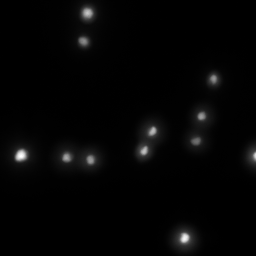
#> input picture _ess dense_GFP_projected.tif, 256 x 256 px
$ python 53_extract_tif_references_for_v6_editor.py '../_ess dense_GFP_projected.tif'
#> lines starting #> are read from the running program, lines starting #| are printed output that depends on the picture
#!/usr/bin/env python
"""Extract TIFF frames as reference PNGs for the v6 audit editor."""

from __future__ import annotations

import argparse
import csv
import re
import sys
from pathlib import Path

import numpy as np
from PIL import Image, ImageSequence


PROJECT_ROOT = Path(__file__).resolve().parents[1]
V6_DIR = PROJECT_ROOT / "v6_ml_detection"
DEFAULT_OUTPUT_DIR = V6_DIR / "references" / "tif_frames"
DEFAULT_MANIFEST = V6_DIR / "references" / "tif_reference_manifest.csv"
REFERENCE_COLUMNS = ["image_id", "reference_name", "reference_path", "width", "height", "source_tif", "frame_index"]


def sanitize_filename(value: str) -> str:
    value = value.replace(" ", "_")
    value = re.sub(r"[^A-Za-z0-9_.-]+", "_", value)
    return value.strip("_") or "reference"


def infer_condition_channel(path: Path) -> tuple[str, str]:
    stem = path.stem
    known_suffixes = [
        ("_GFP_projected", "GFP projected"),
        ("_mCherry_projected", "mCherry projected"),
        ("_Trans", "Trans"),
        ("_DIC", "DIC"),
        ("_Brightfield", "Brightfield"),
        ("_brightfield", "Brightfield"),
    ]
    for suffix, channel in known_suffixes:
        if stem.endswith(suffix):
            return stem[: -len(suffix)], channel
    return stem, "TIFF"


def image_id_for_frame(condition: str, frame_index: int) -> str:
    return f"{condition}_frame_{frame_index:03d}".replace(" ", "_")


def normalize_to_uint8(frame: Image.Image) -> np.ndarray:
    arr = np.asarray(frame, dtype=np.float32)
    if arr.ndim == 3:
        arr = arr.mean(axis=2)
    lo = float(np.percentile(arr, 1.0))
    hi = float(np.percentile(arr, 99.8))
    if hi <= lo:
        return np.zeros(arr.shape[:2], dtype=np.uint8)
    scaled = np.clip((arr - lo) / (hi - lo), 0.0, 1.0)
    return np.clip(scaled * 255.0, 0, 255).astype(np.uint8)


def iter_tifs(paths: list[Path]) -> list[Path]:
    found: list[Path] = []
    for path in paths:
        if path.is_file() and path.suffix.lower() in {".tif", ".tiff"}:
            found.append(path)
        elif path.is_dir():
            found.extend(sorted(path.rglob("*.tif")))
            found.extend(sorted(path.rglob("*.tiff")))
    return sorted(set(found))


def extract_tif(path: Path, output_dir: Path) -> list[dict[str, object]]:
    condition, channel = infer_condition_channel(path)
    safe_condition = sanitize_filename(condition)
    safe_channel = sanitize_filename(channel)
    rows: list[dict[str, object]] = []
    with Image.open(path) as image:
#> image is the input picture: PIL image 256x256 I;16; min 686, max 40472, mean 1484.5
        for frame_index, frame in enumerate(ImageSequence.Iterator(image)):
            frame_u8 = normalize_to_uint8(frame)
            output_path = output_dir / f"{safe_condition}_{safe_channel}_frame_{frame_index:03d}.png"
            output_path.parent.mkdir(parents=True, exist_ok=True)
            Image.fromarray(frame_u8, mode="L").save(output_path)
            rows.append(
                {
                    "image_id": image_id_for_frame(condition, frame_index),
                    "reference_name": channel,
                    "reference_path": str(output_path.relative_to(PROJECT_ROOT)),
                    "width": int(frame_u8.shape[1]),
                    "height": int(frame_u8.shape[0]),
                    "source_tif": str(path.relative_to(PROJECT_ROOT)) if path.is_relative_to(PROJECT_ROOT) else str(path),
                    "frame_index": frame_index,
                }
            )
#> this loop made 21 passes
#> (lo in normalize_to_uint8, hi in normalize_to_uint8) on passes 1 to 12: (725, 27956.9), (697, 23235.8), (737, 23002.3), (708, 28441.4), (685, 23758.4), (710, 27051.6), (678, 31717.8), (707, 26606.8), (687, 26790.9), (692, 29169.5), (678, 30111.2), (685, 30243)
#> pass 2, in normalize_to_uint8 (call 2), `arr = np.asarray(frame, dtype=np.float32)`:
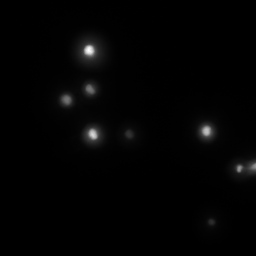
#> arr: shape (256, 256) float32; min 661, max 37324, mean 1179.6; drawn with min black and max white
#> after the loop:
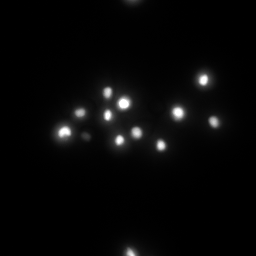
#> frame_u8: shape (256, 256); min 0, max 255, mean 7.3
#> after the loop, rows = 21 items
    return rows


def write_manifest(rows: list[dict[str, object]], path: Path) -> None:
    path.parent.mkdir(parents=True, exist_ok=True)
    with path.open("w", newline="", encoding="utf-8") as handle:
        writer = csv.DictWriter(handle, fieldnames=REFERENCE_COLUMNS)
        writer.writeheader()
        writer.writerows(rows)


def parse_args(argv: list[str]) -> argparse.Namespace:
    parser = argparse.ArgumentParser(description=__doc__)
    parser.add_argument("paths", nargs="*", type=Path, help="TIFF files or directories. Defaults to current project root TIFFs.")
    parser.add_argument("--output-dir", type=Path, default=DEFAULT_OUTPUT_DIR)
    parser.add_argument("--manifest", type=Path, default=DEFAULT_MANIFEST)
    return parser.parse_args(argv)


def main(argv: list[str] | None = None) -> int:
    args = parse_args(sys.argv[1:] if argv is None else argv)
    search_paths = args.paths or [
        PROJECT_ROOT,
        PROJECT_ROOT / "pic" / "projected_tifs",
        PROJECT_ROOT / "result_pic" / "projected_tifs",
    ]
    tif_paths = iter_tifs([path.resolve() for path in search_paths if path.exists()])
    rows: list[dict[str, object]] = []
    for path in tif_paths:
        extracted = extract_tif(path, args.output_dir.resolve())
#> extracted = 21 items
        rows.extend(extracted)
        print(f"Extracted {len(extracted)} reference frames from {path}")
#| Extracted 21 reference frames from _ess dense_GFP_projected.tif
    write_manifest(rows, args.manifest.resolve())
    print(f"Wrote {len(rows)} reference rows to {args.manifest}")
#| Wrote 21 reference rows to v6_ml_detection/references/tif_reference_manifest.csv
    print(f"Reference PNGs: {args.output_dir}")
    return 0


if __name__ == "__main__":
    raise SystemExit(main())
#> (the program exits here)
